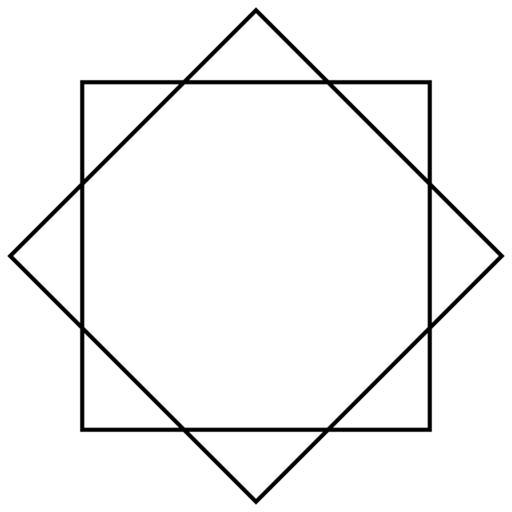
//> input picture HarrisAlgorithm/ImageUsed/shape.jpeg, 512 x 512 px
$ ./edgeThreshold ../HarrisAlgorithm/ImageUsed/shape.jpeg   (built with g++ and OpenCV 4)
//> lines starting //> are read from the running program, lines starting //| are printed output that depends on the picture
#include <opencv2/imgproc/imgproc.hpp>
#include <opencv2/highgui/highgui.hpp>
#include <stdlib.h>
#include <iostream>
#include <vector>

using std::cout;
using std::endl;
using std::vector;
using namespace cv;

vector<float> normalizedEdgeHist(const Mat& src){
    Mat edge,tmp;
    vector<float> normHist(256,0);
    int edgePixel = 0;
    medianBlur(src,tmp,5);
    Canny(tmp,edge,130,90);
    for(auto y = 0; y < edge.rows; y++){
        for(auto x = 0; x < edge.cols; x++){
            if(edge.at<uchar>(y,x) == 255){
                normHist.at(src.at<uchar>(y,x))++;
                edgePixel++;
            }
        }
    }
    for(auto&x : normHist){
        x/=edgePixel;
    }
    return normHist;
}

int otsuEdge(const Mat& src){
    vector<float> histEdge = normalizedEdgeHist(src);
    float probK = 0.0f;
    float cumMeanK = 0.0f;
    float globMean = 0.0f;
    float interclassVarianceK = 0.0f;
    float maxItClassVar = 0.0f;
    int kStar = 0;

    for(auto i = 0; i<256; i++){
        globMean += (i+1)*histEdge.at(i);
    }
    for(auto i = 0; i < 255; i++){
        probK += histEdge.at(i);
        cumMeanK += (i+1)*histEdge.at(i);
        float num = pow(probK*globMean - cumMeanK,2);
        float den = probK * (1-probK);
        interclassVarianceK = den != 0 ? num/den : 0;
        if(interclassVarianceK > maxItClassVar){
            maxItClassVar = interclassVarianceK;
            kStar = i;
        }
    }
    return kStar;
}

int main(int argc, char const* argv[])
{
    if (argc < 2)
    {
        cout << "usage: " << argv[0] << " image_name" << endl;
        exit(0);
    }

    Mat src = imread(argv[1], IMREAD_GRAYSCALE);
//> src is the input picture: 512 rows x 512 cols, CV_8UC1; min 0, max 255, mean 243.9
    Mat dest;
    if (src.cols > 500 || src.rows > 500) {
        cv::resize(src, src, cv::Size(0, 0), 0.5, 0.5); // resize for speed
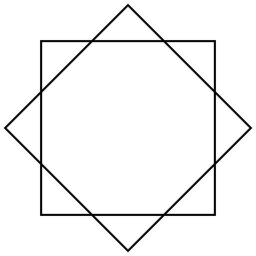
//> src: 256 rows x 256 cols, CV_8UC1; min 0, max 255, mean 243.9
    }

    imshow("src", src);
    threshold(src,dest,otsuEdge(src),255,NORM_MINMAX);
//> in normalizedEdgeHist, `medianBlur(src,tmp,5);`:
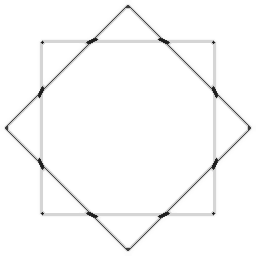
//> tmp: 256 rows x 256 cols, CV_8UC1; min 27, max 255, mean 249.9
//> in normalizedEdgeHist, `Canny(tmp,edge,130,90);`:
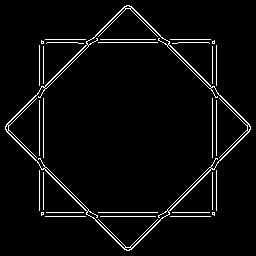
//> edge: 256 rows x 256 cols, CV_8UC1; 4% white in thin lines or dots
//> the loop in normalizedEdgeHist, `for(auto y = 0; y < edge.rows; y++)` made 256 passes
//> edgePixel on passes 1 to 3: 0, 0, 0
//> after the loop in normalizedEdgeHist, `for(auto y = 0; y < edge.rows; y++)`: normHist = 256 values, max 555 at index 247, min 0 at index 0, mean 10.23; edgePixel = 2620
//> the loop in normalizedEdgeHist, `for(auto&x : normHist)` made 256 passes
//> x on passes 1 to 3: 0, 0, 0.00229
//> in otsuEdge, `vector<float> histEdge = normalizedEdgeHist(src);`: histEdge = 256 values, max 0.212 at index 247, min 0 at index 0, mean 0.00391
//> the loop in otsuEdge, `for(auto i = 0; i<256; i++)` made 256 passes
//> globMean on passes 1 to 3: 0, 0, 0.00687
//> after the loop in otsuEdge, `for(auto i = 0; i<256; i++)`: globMean = 194.4
//> the loop in otsuEdge, `for(auto i = 0; i < 255; i++)` made 255 passes
//> (probK, cumMeanK, num, den, interclassVarianceK, maxItClassVar) on passes 3, 4, 5, 6, 7, 8, 9, 10, 11, 29, 30, 31: (0.00229, 0.00687, 0.192, 0.00228, 84.05, 84.05), (0.0042, 0.0145, 0.642, 0.00418, 153.7, 153.7), (0.00687, 0.0279, 1.71, 0.00682, 250.5, 250.5), (0.0115, 0.0553, 4.71, 0.0113, 416.1, 416.1), (0.0153, 0.0821, 8.32, 0.015, 553.7, 553.7), (0.0172, 0.0973, 10.5, 0.0169, 622.2, 622.2), (0.0206, 0.128, 15.04, 0.0202, 744.9, 744.9), (0.024, 0.163, 20.35, 0.0235, 867.1, 867.1), (0.026, 0.184, 23.63, 0.0253, 934.6, 934.6), (0.0267, 0.206, 24.87, 0.026, 956.4, 956.4), (0.0279, 0.24, 26.78, 0.0271, 988.8, 988.8), (0.0332, 0.406, 36.58, 0.0321, 1139.5, 1139.5)
//> (num, den, interclassVarianceK, maxItClassVar) on passes 61 to 66: (304.6, 0.101, 3012.9, 3012.9), (322.5, 0.104, 3100, 3100), (548.6, 0.134, 4091.6, 4091.6), (686.9, 0.148, 4635.6, 4635.6), (833.8, 0.161, 5181.7, 5181.7), (990.5, 0.173, 5739.4, 5739.4)
//> after the loop in otsuEdge, `for(auto i = 0; i < 255; i++)`: probK = 0.942; cumMeanK = 179.4; maxItClassVar = 5771.3; kStar = 67
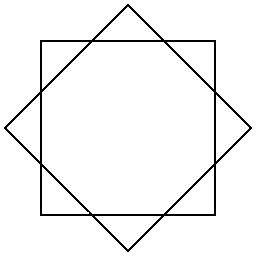
//> dest: 256 rows x 256 cols, CV_8UC1; 95.7% white; black in thin lines or dots
    imshow("dest",dest);
    waitKey();

    return 0;
}
